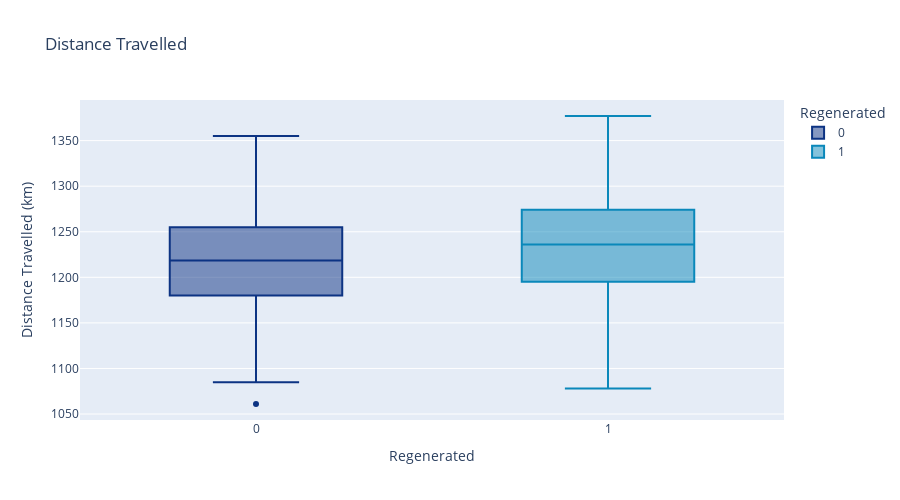

Write notebook code for a chart like this one.
### Code cell
px.box(df, y='distance', x='regen', title='Distance Travelled', color='regen', points='outliers', **histogram_options)

### Figure 1 — Plotly figure (JSON) as saved in the notebook; plotly's stock layout.template omitted (floating-point values rounded to 4 significant figures; data arrays with more than 128 entries replaced by an {"elided": "..."} marker saying what was removed)
{"data": [{"alignmentgroup": "True", "boxpoints": "outliers", "hovertemplate": "Regenerated=%{x}<br>Distance Travelled (km)=%{y}<extra></extra>", "legendgroup": "0", "marker": {"color": "rgb(12,51,131)"}, "name": "0", "notched": false, "offsetgroup": "0", "orientation": "v", "showlegend": true, "type": "box", "x": {"elided": "170 int values"}, "x0": " ", "xaxis": "x", "y": {"elided": "170 int values"}, "y0": " ", "yaxis": "y"}, {"alignmentgroup": "True", "boxpoints": "outliers", "hovertemplate": "Regenerated=%{x}<br>Distance Travelled (km)=%{y}<extra></extra>", "legendgroup": "1", "marker": {"color": "rgb(10,136,186)"}, "name": "1", "notched": false, "offsetgroup": "1", "orientation": "v", "showlegend": true, "type": "box", "x": {"elided": "195 int values"}, "x0": " ", "xaxis": "x", "y": {"elided": "195 int values"}, "y0": " ", "yaxis": "y"}], "layout": {"boxmode": "overlay", "height": 500, "legend": {"title": {"text": "Regenerated"}, "tracegroupgap": 0}, "title": {"text": "Distance Travelled"}, "xaxis": {"anchor": "y", "categoryarray": [0, 1], "categoryorder": "array", "domain": [0, 1], "title": {"text": "Regenerated"}}, "yaxis": {"anchor": "x", "domain": [0, 1], "title": {"text": "Distance Travelled (km)"}}}}
